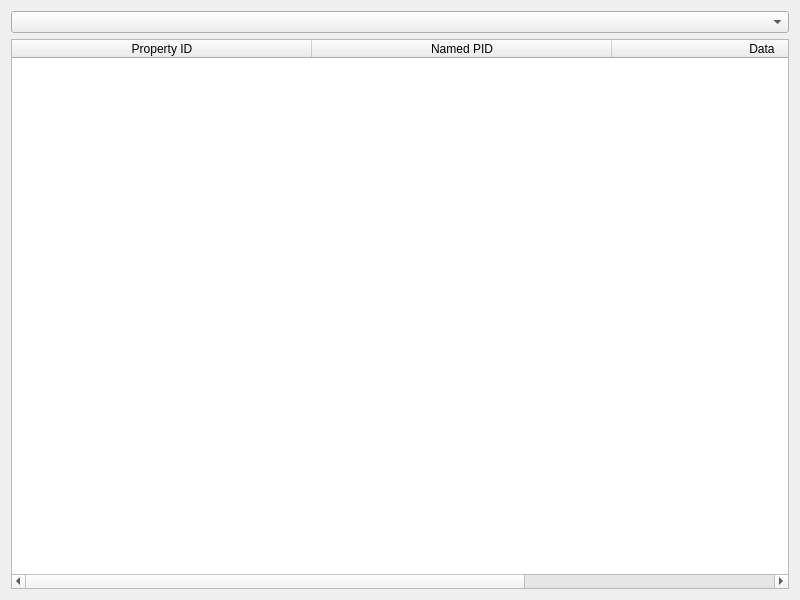
<?xml version="1.0" encoding="UTF-8"?>
<ui version="4.0">
 <class>NamedPropertiesViewer</class>
 <widget class="QWidget" name="NamedPropertiesViewer">
  <property name="geometry">
   <rect>
    <x>0</x>
    <y>0</y>
    <width>800</width>
    <height>600</height>
   </rect>
  </property>
  <property name="windowTitle">
   <string>NamedPropertiesViewer</string>
  </property>
  <layout class="QGridLayout" name="gridLayout">
   <item row="1" column="0">
    <widget class="QTableWidget" name="tableNamedProperties">
     <property name="editTriggers">
      <set>QAbstractItemView::NoEditTriggers</set>
     </property>
     <property name="sortingEnabled">
      <bool>true</bool>
     </property>
     <attribute name="horizontalHeaderDefaultSectionSize">
      <number>300</number>
     </attribute>
     <column>
      <property name="text">
       <string>Property ID</string>
      </property>
     </column>
     <column>
      <property name="text">
       <string>Named PID</string>
      </property>
     </column>
     <column>
      <property name="text">
       <string>Data</string>
      </property>
     </column>
    </widget>
   </item>
   <item row="0" column="0">
    <widget class="QComboBox" name="comboBoxInstance"/>
   </item>
  </layout>
 </widget>
 <resources/>
 <connections/>
</ui>
